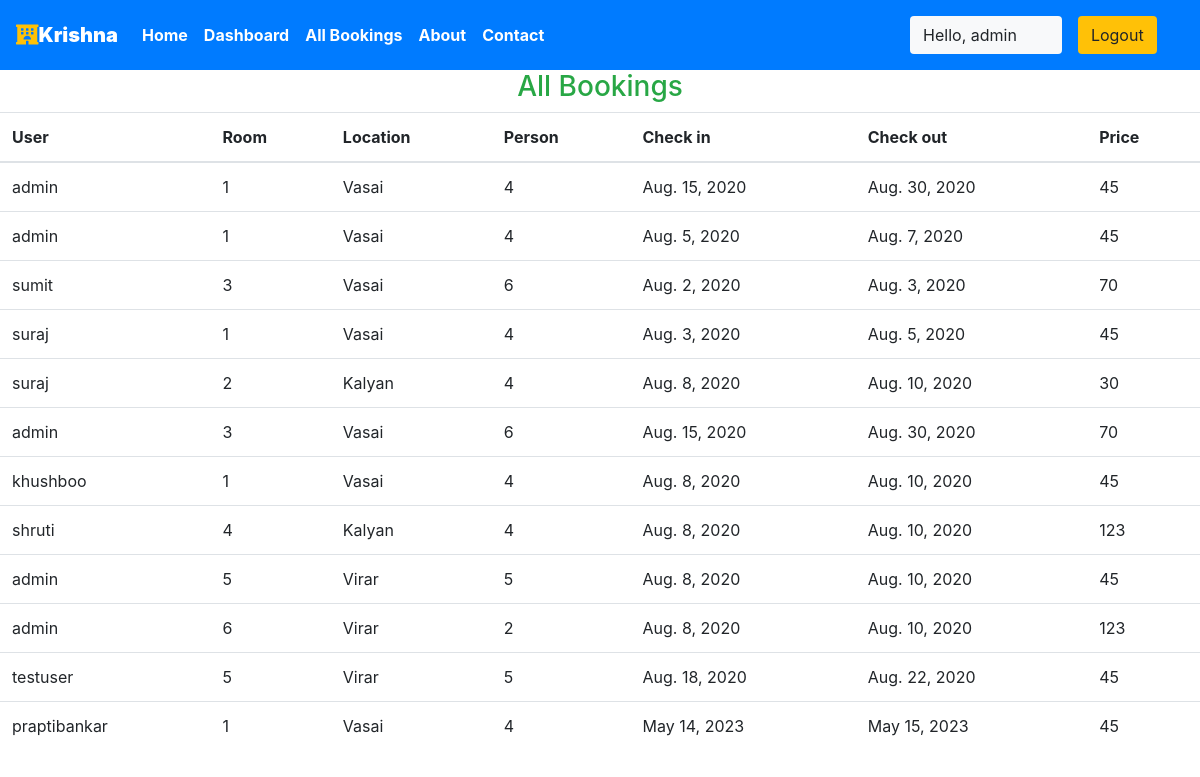
Page /staff/allbookings (signed in) on the committed database.
### krishna/models.py (models this page shows, shortened)
class Reservation(models.Model):
    check_in = models.DateField(auto_now =False)
    check_out = models.DateField()
    room = models.ForeignKey(Rooms, on_delete = models.CASCADE)
    guest = models.ForeignKey(User, on_delete= models.CASCADE)
    booking_id = models.CharField(max_length=100,default="null")

class Rooms(models.Model):
    ROOM_STATUS = (
    ("1", "available"),
    ("2", "not available"),
    )
    ROOM_TYPE = (
    ("1", "premium"),
    ("2", "deluxe"),
    ("3","basic"),
    )
    room_type = models.CharField(max_length=50,choices = ROOM_TYPE)
    capacity = models.IntegerField()
    price = models.IntegerField()
    size = models.IntegerField()
    hotel = models.ForeignKey(Hotels, on_delete = models.CASCADE)
    status = models.CharField(choices =ROOM_STATUS,max_length = 15)
    roomnumber = models.IntegerField()

class Hotels(models.Model):
    name = models.CharField(max_length=30,default="krishna")
    owner = models.CharField(max_length=20)
    location = models.CharField(max_length=50)
    state = models.CharField(max_length=50,default="maharashtra")
    country = models.CharField(max_length=50,default="india")

### krishna/views.py (the view)
# urls.py: path('staff/allbookings', views.all_bookings,name="allbookigs"),
@login_required(login_url='/staff')
def all_bookings(request):
    bookings = Reservation.objects.all()
    if not bookings:
        messages.warning(request,"No Bookings Found")
    return HttpResponse(render(request,'staff/allbookings.html',{'bookings':bookings}))

### templates/staff/allbookings.html (shortened to what this page needs)
{% extends 'basic.html' %}
{% block body %}
<h3 class="text-center  text-success">All Bookings </h3>
<table class="table">
    <thead>
        <th>User</th>
        <th>Room</th>
        <th>Location</th>
        <th>Person</th>
        <th>Check in</th>
        <th>Check out</th>
        <th>Price</th>
    </thead>
    {% for each_booking in bookings %}
    <tr>
        <td>{{each_booking.guest.username}}</td>
        <td>{{each_booking.room.roomnumber}}</td>
        <td>{{each_booking.room.hotel.location}}</td>
        <td>{{each_booking.room.capacity}}</td>
        <td>{{each_booking.check_in}}</td>
        <td>{{each_booking.check_out}}</td>
        <td>{{each_booking.room.price}}</td>
    </tr>
    {% endfor %}
</table>
{% endblock body %}

### templates/basic.html (shortened to what this page needs)
{% load static %}
<!DOCTYPE html>
<!DOCTYPE html>
<html lang="en">
<head>
    <link rel="stylesheet" href="https://use.fontawesome.com/releases/v5.7.0/css/all.css"
>
    <link rel="stylesheet" href="{% static 'bootstrap\bootstrap.css' %}">
    <link rel="stylesheet" href="https://maxcdn.bootstrapcdn.com/bootstrap/4.5.0/css/bootstrap.min.css">
</head>
<body style="dbackground-image: url('https://source.unsplash.com/random');height: 100%;">
    <div class="container-fluid px-0">
        <nav class="navbar navbar-expand-lg navbar-dark bg-primary font-weight-bold">
            <a class="navbar-brand text-bold bg-black " href="/"><i
                    class="fas fa-hotel text-warning"></i><b>Krishna</b></a>
            <div class="collapse navbar-collapse " id="navbarSupportedContent">
                <ul class="navbar-nav mr-auto ">
                    <li class="nav-item active">
                        <a class="nav-link text-bold " href="/home"> Home</a>
                    </li>
                    {% if user.is_staff %}
                    <li class="nav-item active">
                        <a class="nav-link text-bold" href="/staff/panel">Dashboard </a>
                    </li>
                    {% elif user.is_staff == False and user.is_authenticated %}
                    <li class="nav-item active">
                        <a class="nav-link text-bold" href="/user/bookings">My Bookings </a>
                    </li>
                    {% endif %}
                    {% if user.is_staff %}
                    <li class="nav-item active">
                        <a class="nav-link text-bold" href="/staff/allbookings">All Bookings </a>
                    </li>
                    {% endif %}
                    <li class="nav-item active">
                        <a class="nav-link text-bold" href="/about">About</a>
                    </li>
                    <li class="nav-item active">
                        <a class="nav-link text-bold" href="/contact">Contact </a>
                    </li>
                </ul>
                {% if user.is_authenticated %}
                <button class="btn btn-group bg-light" data-toggle="modal" data-target="#forlogin">
                    Hello, {{request.user}}
                    <a href="{% url 'logout'%}" class="nav-link">
                        <button class="btn btn-group bg-warning" data-toggle="modal" data-target="#forlogin">
                            Logout
                        </button></a>&nbsp; &nbsp;
                </button>
                {% endif %}
            </div>
        </nav>
    </div>
    {% block body %}
    {% endblock body %}
</body>
</html>

### templates/basic.html (style rules this page uses)
a { text-decoration: none; }

### rows in the picture
Reservation: guest.username "admin", room.roomnumber "1", room.hotel.location "Vasai", room.capacity "4", check_in "Aug. 15, 2020", check_out "Aug. 30, 2020", room.price "45"
Reservation: guest.username "admin", room.roomnumber "1", room.hotel.location "Vasai", room.capacity "4", check_in "Aug. 5, 2020", check_out "Aug. 7, 2020", room.price "45"
Reservation: guest.username "sumit", room.roomnumber "3", room.hotel.location "Vasai", room.capacity "6", check_in "Aug. 2, 2020", check_out "Aug. 3, 2020", room.price "70"
Reservation: guest.username "suraj", room.roomnumber "1", room.hotel.location "Vasai", room.capacity "4", check_in "Aug. 3, 2020", check_out "Aug. 5, 2020", room.price "45"
Reservation: guest.username "suraj", room.roomnumber "2", room.hotel.location "Kalyan", room.capacity "4", check_in "Aug. 8, 2020", check_out "Aug. 10, 2020", room.price "30"
Reservation: guest.username "admin", room.roomnumber "3", room.hotel.location "Vasai", room.capacity "6", check_in "Aug. 15, 2020", check_out "Aug. 30, 2020", room.price "70"
Reservation: guest.username "khushboo", room.roomnumber "1", room.hotel.location "Vasai", room.capacity "4", check_in "Aug. 8, 2020", check_out "Aug. 10, 2020", room.price "45"
Reservation: guest.username "shruti", room.roomnumber "4", room.hotel.location "Kalyan", room.capacity "4", check_in "Aug. 8, 2020", check_out "Aug. 10, 2020", room.price "123"
Reservation: guest.username "admin", room.roomnumber "5", room.hotel.location "Virar", room.capacity "5", check_in "Aug. 8, 2020", check_out "Aug. 10, 2020", room.price "45"
Reservation: guest.username "admin", room.roomnumber "6", room.hotel.location "Virar", room.capacity "2", check_in "Aug. 8, 2020", check_out "Aug. 10, 2020", room.price "123"
Reservation: guest.username "testuser", room.roomnumber "5", room.hotel.location "Virar", room.capacity "5", check_in "Aug. 18, 2020", check_out "Aug. 22, 2020", room.price "45"
Reservation: guest.username "praptibankar", room.roomnumber "1", room.hotel.location "Vasai", room.capacity "4", check_in "May 14, 2023", check_out "May 15, 2023", room.price "45"

### other values in the picture
{{ request.user }} "admin"
